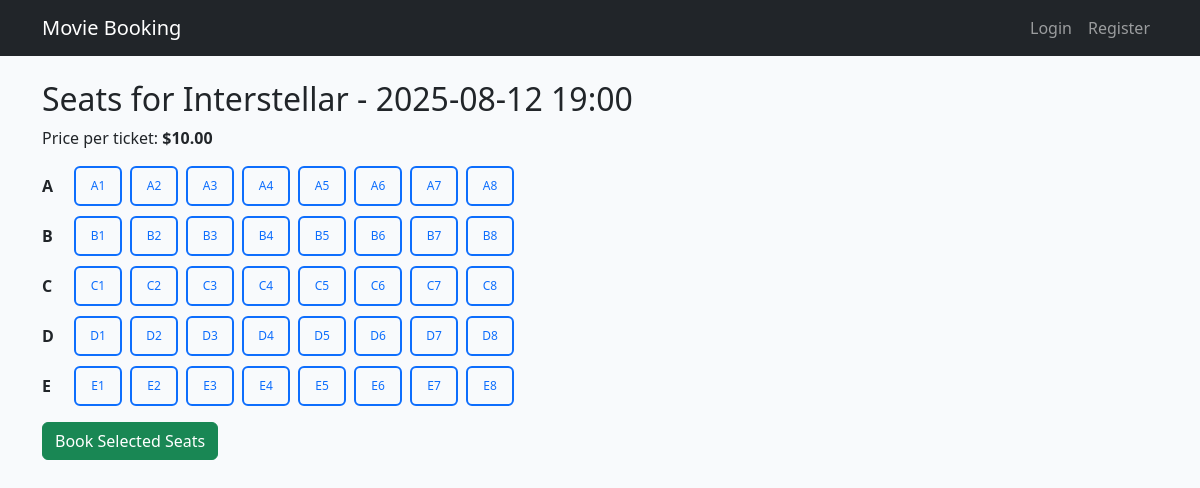
The page /showtime/1 on the database its author committed.
### app.py (models this page shows)
class Movie(db.Model):
    id = db.Column(db.Integer, primary_key=True)
    title = db.Column(db.String(200), nullable=False)
    description = db.Column(db.Text, nullable=False)
    duration_minutes = db.Column(db.Integer, nullable=False)
    poster_url = db.Column(db.String(500), nullable=True)
    showtimes = db.relationship('Showtime', backref='movie', lazy=True)

class Showtime(db.Model):
    id = db.Column(db.Integer, primary_key=True)
    movie_id = db.Column(db.Integer, db.ForeignKey('movie.id'), nullable=False)
    start_time = db.Column(db.DateTime, nullable=False)
    ticket_price = db.Column(db.Float, nullable=False, default=10.0)
    seats = db.relationship('Seat', backref='showtime', lazy=True)

class Seat(db.Model):
    id = db.Column(db.Integer, primary_key=True)
    showtime_id = db.Column(db.Integer, db.ForeignKey('showtime.id'), nullable=False)
    seat_label = db.Column(db.String(10), nullable=False)
    is_booked = db.Column(db.Boolean, default=False)

### app.py (the view)
@app.route('/showtime/<int:showtime_id>')
def showtime_detail(showtime_id: int):
    showtime = Showtime.query.get_or_404(showtime_id)
    seats = Seat.query.filter_by(showtime_id=showtime.id).order_by(Seat.seat_label.asc()).all()
    rows = {}
    for seat in seats:
        row_label = seat.seat_label[0]
        rows.setdefault(row_label, []).append(seat)
    return render_template('showtime.html', showtime=showtime, rows=rows)

### templates/showtime.html (shortened to what this page needs)
{% extends 'base.html' %}
{% block content %}
<h2>Seats for {{ showtime.movie.title }} - {{ showtime.start_time.strftime('%Y-%m-%d %H:%M') }}</h2>
<p>Price per ticket: <strong>${{ '%.2f'|format(showtime.ticket_price) }}</strong></p>
<form method="post" action="{{ url_for('book_tickets', showtime_id=showtime.id) }}">
  <div class="seat-grid my-3">
    {% for row_label, seats in rows.items() %}
      <div class="seat-row">
        <span class="row-label">{{ row_label }}</span>
        {% for seat in seats %}
          <label class="seat {{ 'booked' if seat.is_booked }}">
            <span>{{ seat.seat_label }}</span>
          </label>
        {% endfor %}
      </div>
    {% endfor %}
  </div>
  <button type="submit" class="btn btn-success">Book Selected Seats</button>
</form>
{% endblock %}

### templates/base.html (shortened to what this page needs)
<!doctype html>
<html lang="en">
  <head>
    <link href="https://cdn.jsdelivr.net/npm/bootstrap@5.3.3/dist/css/bootstrap.min.css" rel="stylesheet">
    <link rel="stylesheet" href="{{ url_for('static', filename='styles.css') }}">
  </head>
  <body>
    <nav class="navbar navbar-expand-lg navbar-dark bg-dark">
      <div class="container">
        <a class="navbar-brand" href="{{ url_for('home') }}">Movie Booking</a>
        <div>
          <ul class="navbar-nav ms-auto">
            {% if current_user.is_authenticated %}
              <li class="nav-item"><a class="nav-link" href="{{ url_for('my_bookings') }}">My Bookings</a></li>
              <li class="nav-item"><a class="nav-link" href="{{ url_for('logout') }}">Logout</a></li>
            {% else %}
              <li class="nav-item"><a class="nav-link" href="{{ url_for('login') }}">Login</a></li>
              <li class="nav-item"><a class="nav-link" href="{{ url_for('register') }}">Register</a></li>
            {% endif %}
          </ul>
        </div>
      </div>
    </nav>
    <main class="container mt-4">
      {% block content %}{% endblock %}
    </main>
  </body>
</html>

### static/styles.css (style rules this page uses)
body { background-color: #f8fafc; }

### templates/showtime.html (style rules this page uses)
.seat-grid { display: flex; flex-direction: column; gap: 10px; }
.seat-row { display: flex; align-items: center; gap: 8px; flex-wrap: wrap; }
.row-label { width: 24px; font-weight: bold; }
.seat { position: relative; display: inline-flex; align-items: center; justify-content: center; width: 48px; height: 40px; border-radius: 6px; border: 2px solid #0d6efd; cursor: pointer; user-select: none; }
.seat span { font-size: 12px; color: #0d6efd; }

### rows shown on the page
Movie: movie "Interstellar"
Showtime: start_time "2025-08-12 19:00", ticket_price "10.00"
Seat: seat_label "A1"
Seat: seat_label "A2"
Seat: seat_label "A3"
Seat: seat_label "A4"
Seat: seat_label "A5"
Seat: seat_label "A6"
Seat: seat_label "A7"
Seat: seat_label "A8"
Seat: seat_label "B1"
Seat: seat_label "B2"
Seat: seat_label "B3"
Seat: seat_label "B4"
Seat: seat_label "B5"
Seat: seat_label "B6"
Seat: seat_label "B7"
Seat: seat_label "B8"
Seat: seat_label "C1"
Seat: seat_label "C2"
Seat: seat_label "C3"
Seat: seat_label "C4"
Seat: seat_label "C5"
Seat: seat_label "C6"
Seat: seat_label "C7"
Seat: seat_label "C8"
Seat: seat_label "D1"
Seat: seat_label "D2"
Seat: seat_label "D3"
Seat: seat_label "D4"
Seat: seat_label "D5"
Seat: seat_label "D6"
Seat: seat_label "D7"
Seat: seat_label "D8"
Seat: seat_label "E1"
Seat: seat_label "E2"
Seat: seat_label "E3"
Seat: seat_label "E4"
Seat: seat_label "E5"
Seat: seat_label "E6"
Seat: seat_label "E7"
Seat: seat_label "E8"

### other values the page prints
{{ row_label }} "A" "B" "C" "D" "E"
